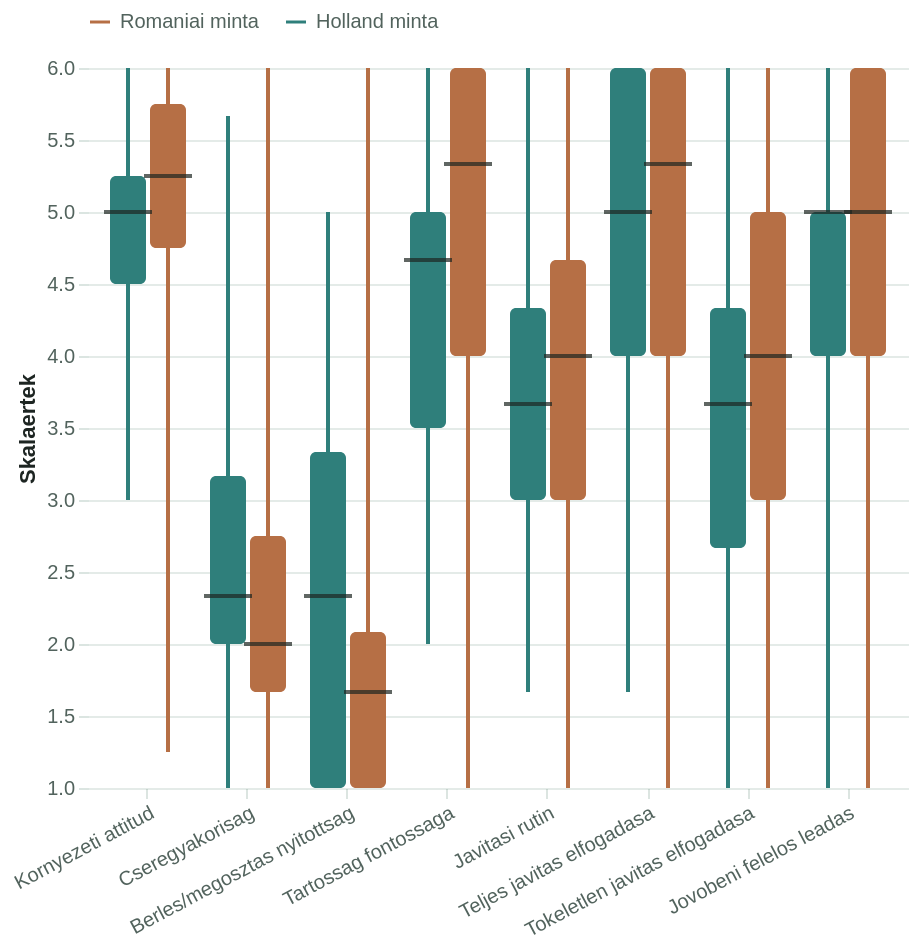

Write the Vega-Lite specification saved for this chart.
### Vega-Lite specification from a JSON file in a GitHub repository (floating-point values rounded to 4 significant figures)
{"config": {"view": {"continuousWidth": 300, "continuousHeight": 300, "stroke": null}, "axis": {"domain": false, "gridColor": "rgba(36, 92, 69, 0.12)", "labelColor": "#52635d", "tickColor": "rgba(36, 92, 69, 0.16)", "titleColor": "#1d2522"}, "legend": {"labelColor": "#52635d", "orient": "top", "titleColor": "#1d2522"}}, "layer": [{"mark": {"type": "rule", "strokeWidth": 2}, "encoding": {"color": {"field": "analysis_group", "scale": {"domain": ["Romaniai minta", "Holland minta"], "range": ["#b66f45", "#2f7f7b"]}, "title": null, "type": "nominal"}, "x": {"axis": {"labelAngle": -28}, "field": "metric_label", "sort": ["Kornyezeti attitud", "Cseregyakorisag", "Berles/megosztas nyitottsag", "Tartossag fontossaga", "Javitasi rutin", "Teljes javitas elfogadasa", "Tokeletlen javitas elfogadasa", "Jovobeni felelos leadas"], "title": null, "type": "nominal"}, "xOffset": {"field": "analysis_group", "type": "nominal"}, "y": {"field": "min", "scale": {"domain": [1, 6]}, "title": "Skalaertek", "type": "quantitative"}, "y2": {"field": "max"}}}, {"mark": {"type": "bar", "cornerRadius": 3, "size": 18}, "encoding": {"color": {"field": "analysis_group", "scale": {"domain": ["Romaniai minta", "Holland minta"], "range": ["#b66f45", "#2f7f7b"]}, "title": null, "type": "nominal"}, "tooltip": [{"field": "analysis_group", "type": "nominal"}, {"field": "metric_label", "type": "nominal"}, {"field": "median", "format": ".2f", "type": "quantitative"}], "x": {"field": "metric_label", "sort": ["Kornyezeti attitud", "Cseregyakorisag", "Berles/megosztas nyitottsag", "Tartossag fontossaga", "Javitasi rutin", "Teljes javitas elfogadasa", "Tokeletlen javitas elfogadasa", "Jovobeni felelos leadas"], "type": "nominal"}, "xOffset": {"field": "analysis_group", "type": "nominal"}, "y": {"field": "q1", "type": "quantitative"}, "y2": {"field": "q3"}}}, {"mark": {"type": "tick", "color": "#1d2522", "size": 24, "thickness": 2}, "encoding": {"x": {"field": "metric_label", "sort": ["Kornyezeti attitud", "Cseregyakorisag", "Berles/megosztas nyitottsag", "Tartossag fontossaga", "Javitasi rutin", "Teljes javitas elfogadasa", "Tokeletlen javitas elfogadasa", "Jovobeni felelos leadas"], "type": "nominal"}, "xOffset": {"field": "analysis_group", "type": "nominal"}, "y": {"field": "median", "type": "quantitative"}}}], "data": {"name": "data-076d35c70c96b500f8f2406d027b5792"}, "height": 360, "params": [{"name": "product_filter", "bind": {"input": "select", "options": ["Minden", "Nagy eszkozok", "Szemelyes IT", "Kis eszkozok"], "name": "Termekkategoria: "}, "value": "Minden"}], "transform": [{"filter": "(datum.product === product_filter)"}], "width": "container", "$schema": "https://vega.github.io/schema/vega-lite/v6.4.1.json", "datasets": {"data-076d35c70c96b500f8f2406d027b5792": [{"product": "Minden", "analysis_group": "Holland minta", "metric_label": "Kornyezeti attitud", "min": 3.0, "q1": 4.5, "median": 5.0, "q3": 5.25, "max": 6.0}, {"product": "Minden", "analysis_group": "Holland minta", "metric_label": "Cseregyakorisag", "min": 1.0, "q1": 2.0, "median": 2.333, "q3": 3.167, "max": 5.667}, {"product": "Minden", "analysis_group": "Holland minta", "metric_label": "Berles/megosztas nyitottsag", "min": 1.0, "q1": 1.0, "median": 2.333, "q3": 3.333, "max": 5.0}, {"product": "Minden", "analysis_group": "Holland minta", "metric_label": "Tartossag fontossaga", "min": 2.0, "q1": 3.5, "median": 4.667, "q3": 5.0, "max": 6.0}, {"product": "Minden", "analysis_group": "Holland minta", "metric_label": "Javitasi rutin", "min": 1.667, "q1": 3.0, "median": 3.667, "q3": 4.333, "max": 6.0}, {"product": "Minden", "analysis_group": "Holland minta", "metric_label": "Teljes javitas elfogadasa", "min": 1.667, "q1": 4.0, "median": 5.0, "q3": 6.0, "max": 6.0}, {"product": "Minden", "analysis_group": "Holland minta", "metric_label": "Tokeletlen javitas elfogadasa", "min": 1.0, "q1": 2.667, "median": 3.667, "q3": 4.333, "max": 6.0}, {"product": "Minden", "analysis_group": "Holland minta", "metric_label": "Jovobeni felelos leadas", "min": 1.0, "q1": 4.0, "median": 5.0, "q3": 5.0, "max": 6.0}, {"product": "Minden", "analysis_group": "Romaniai minta", "metric_label": "Kornyezeti attitud", "min": 1.25, "q1": 4.75, "median": 5.25, "q3": 5.75, "max": 6.0}, {"product": "Minden", "analysis_group": "Romaniai minta", "metric_label": "Cseregyakorisag", "min": 1.0, "q1": 1.667, "median": 2.0, "q3": 2.75, "max": 6.0}, {"product": "Minden", "analysis_group": "Romaniai minta", "metric_label": "Berles/megosztas nyitottsag", "min": 1.0, "q1": 1.0, "median": 1.667, "q3": 2.083, "max": 6.0}, {"product": "Minden", "analysis_group": "Romaniai minta", "metric_label": "Tartossag fontossaga", "min": 1.0, "q1": 4.0, "median": 5.333, "q3": 6.0, "max": 6.0}, {"product": "Minden", "analysis_group": "Romaniai minta", "metric_label": "Javitasi rutin", "min": 1.0, "q1": 3.0, "median": 4.0, "q3": 4.667, "max": 6.0}, {"product": "Minden", "analysis_group": "Romaniai minta", "metric_label": "Teljes javitas elfogadasa", "min": 1.0, "q1": 4.0, "median": 5.333, "q3": 6.0, "max": 6.0}, {"product": "Minden", "analysis_group": "Romaniai minta", "metric_label": "Tokeletlen javitas elfogadasa", "min": 1.0, "q1": 3.0, "median": 4.0, "q3": 5.0, "max": 6.0}, {"product": "Minden", "analysis_group": "Romaniai minta", "metric_label": "Jovobeni felelos leadas", "min": 1.0, "q1": 4.0, "median": 5.0, "q3": 6.0, "max": 6.0}, {"product": "Nagy eszkozok", "analysis_group": "Holland minta", "metric_label": "Kornyezeti attitud", "min": 3.0, "q1": 4.5, "median": 5.0, "q3": 5.25, "max": 6.0}, {"product": "Nagy eszkozok", "analysis_group": "Holland minta", "metric_label": "Cseregyakorisag", "min": 1.0, "q1": 1.0, "median": 2.0, "q3": 3.0, "max": 6.0}, {"product": "Nagy eszkozok", "analysis_group": "Holland minta", "metric_label": "Berles/megosztas nyitottsag", "min": 1.0, "q1": 1.0, "median": 3.0, "q3": 5.0, "max": 6.0}, {"product": "Nagy eszkozok", "analysis_group": "Holland minta", "metric_label": "Tartossag fontossaga", "min": 2.0, "q1": 4.0, "median": 5.0, "q3": 6.0, "max": 6.0}, {"product": "Nagy eszkozok", "analysis_group": "Holland minta", "metric_label": "Javitasi rutin", "min": 1.0, "q1": 3.0, "median": 4.0, "q3": 5.0, "max": 6.0}, {"product": "Nagy eszkozok", "analysis_group": "Holland minta", "metric_label": "Teljes javitas elfogadasa", "min": 1.0, "q1": 4.0, "median": 5.0, "q3": 6.0, "max": 6.0}, {"product": "Nagy eszkozok", "analysis_group": "Holland minta", "metric_label": "Tokeletlen javitas elfogadasa", "min": 1.0, "q1": 3.0, "median": 4.0, "q3": 5.0, "max": 6.0}, {"product": "Nagy eszkozok", "analysis_group": "Holland minta", "metric_label": "Jovobeni felelos leadas", "min": 1.0, "q1": 4.0, "median": 5.0, "q3": 5.0, "max": 6.0}, {"product": "Nagy eszkozok", "analysis_group": "Romaniai minta", "metric_label": "Kornyezeti attitud", "min": 1.25, "q1": 4.75, "median": 5.25, "q3": 5.75, "max": 6.0}, {"product": "Nagy eszkozok", "analysis_group": "Romaniai minta", "metric_label": "Cseregyakorisag", "min": 1.0, "q1": 1.0, "median": 2.0, "q3": 2.0, "max": 6.0}, {"product": "Nagy eszkozok", "analysis_group": "Romaniai minta", "metric_label": "Berles/megosztas nyitottsag", "min": 1.0, "q1": 1.0, "median": 2.0, "q3": 3.0, "max": 6.0}, {"product": "Nagy eszkozok", "analysis_group": "Romaniai minta", "metric_label": "Tartossag fontossaga", "min": 1.0, "q1": 4.0, "median": 6.0, "q3": 6.0, "max": 6.0}, {"product": "Nagy eszkozok", "analysis_group": "Romaniai minta", "metric_label": "Javitasi rutin", "min": 1.0, "q1": 4.0, "median": 5.0, "q3": 6.0, "max": 6.0}, {"product": "Nagy eszkozok", "analysis_group": "Romaniai minta", "metric_label": "Teljes javitas elfogadasa", "min": 1.0, "q1": 4.0, "median": 6.0, "q3": 6.0, "max": 6.0}, {"product": "Nagy eszkozok", "analysis_group": "Romaniai minta", "metric_label": "Tokeletlen javitas elfogadasa", "min": 1.0, "q1": 3.0, "median": 4.0, "q3": 5.0, "max": 6.0}, {"product": "Nagy eszkozok", "analysis_group": "Romaniai minta", "metric_label": "Jovobeni felelos leadas", "min": 1.0, "q1": 4.0, "median": 5.0, "q3": 6.0, "max": 6.0}, {"product": "Szemelyes IT", "analysis_group": "Holland minta", "metric_label": "Kornyezeti attitud", "min": 3.0, "q1": 4.5, "median": 5.0, "q3": 5.25, "max": 6.0}, {"product": "Szemelyes IT", "analysis_group": "Holland minta", "metric_label": "Cseregyakorisag", "min": 1.0, "q1": 2.0, "median": 3.0, "q3": 4.0, "max": 6.0}, {"product": "Szemelyes IT", "analysis_group": "Holland minta", "metric_label": "Berles/megosztas nyitottsag", "min": 1.0, "q1": 1.0, "median": 1.0, "q3": 3.0, "max": 5.0}, {"product": "Szemelyes IT", "analysis_group": "Holland minta", "metric_label": "Tartossag fontossaga", "min": 2.0, "q1": 4.0, "median": 5.0, "q3": 6.0, "max": 6.0}, {"product": "Szemelyes IT", "analysis_group": "Holland minta", "metric_label": "Javitasi rutin", "min": 2.0, "q1": 3.0, "median": 4.0, "q3": 5.0, "max": 6.0}, {"product": "Szemelyes IT", "analysis_group": "Holland minta", "metric_label": "Teljes javitas elfogadasa", "min": 2.0, "q1": 4.0, "median": 5.0, "q3": 6.0, "max": 6.0}, {"product": "Szemelyes IT", "analysis_group": "Holland minta", "metric_label": "Tokeletlen javitas elfogadasa", "min": 1.0, "q1": 2.0, "median": 3.0, "q3": 4.0, "max": 6.0}, {"product": "Szemelyes IT", "analysis_group": "Holland minta", "metric_label": "Jovobeni felelos leadas", "min": 1.0, "q1": 4.0, "median": 5.0, "q3": 5.0, "max": 6.0}, {"product": "Szemelyes IT", "analysis_group": "Romaniai minta", "metric_label": "Kornyezeti attitud", "min": 1.25, "q1": 4.75, "median": 5.25, "q3": 5.75, "max": 6.0}, {"product": "Szemelyes IT", "analysis_group": "Romaniai minta", "metric_label": "Cseregyakorisag", "min": 1.0, "q1": 2.0, "median": 3.0, "q3": 3.0, "max": 6.0}, {"product": "Szemelyes IT", "analysis_group": "Romaniai minta", "metric_label": "Berles/megosztas nyitottsag", "min": 1.0, "q1": 1.0, "median": 1.0, "q3": 2.0, "max": 6.0}, {"product": "Szemelyes IT", "analysis_group": "Romaniai minta", "metric_label": "Tartossag fontossaga", "min": 1.0, "q1": 4.0, "median": 5.0, "q3": 6.0, "max": 6.0}, {"product": "Szemelyes IT", "analysis_group": "Romaniai minta", "metric_label": "Javitasi rutin", "min": 1.0, "q1": 3.0, "median": 4.0, "q3": 5.0, "max": 6.0}, {"product": "Szemelyes IT", "analysis_group": "Romaniai minta", "metric_label": "Teljes javitas elfogadasa", "min": 1.0, "q1": 4.0, "median": 5.5, "q3": 6.0, "max": 6.0}, {"product": "Szemelyes IT", "analysis_group": "Romaniai minta", "metric_label": "Tokeletlen javitas elfogadasa", "min": 1.0, "q1": 2.75, "median": 4.0, "q3": 5.0, "max": 6.0}, {"product": "Szemelyes IT", "analysis_group": "Romaniai minta", "metric_label": "Jovobeni felelos leadas", "min": 1.0, "q1": 4.0, "median": 5.0, "q3": 6.0, "max": 6.0}, {"product": "Kis eszkozok", "analysis_group": "Holland minta", "metric_label": "Kornyezeti attitud", "min": 3.0, "q1": 4.5, "median": 5.0, "q3": 5.25, "max": 6.0}, {"product": "Kis eszkozok", "analysis_group": "Holland minta", "metric_label": "Cseregyakorisag", "min": 1.0, "q1": 2.0, "median": 3.0, "q3": 3.5, "max": 5.0}, {"product": "Kis eszkozok", "analysis_group": "Holland minta", "metric_label": "Berles/megosztas nyitottsag", "min": 1.0, "q1": 1.0, "median": 2.0, "q3": 3.0, "max": 6.0}, {"product": "Kis eszkozok", "analysis_group": "Holland minta", "metric_label": "Tartossag fontossaga", "min": 1.0, "q1": 2.0, "median": 4.0, "q3": 5.0, "max": 6.0}, {"product": "Kis eszkozok", "analysis_group": "Holland minta", "metric_label": "Javitasi rutin", "min": 1.0, "q1": 2.0, "median": 2.0, "q3": 4.0, "max": 6.0}, {"product": "Kis eszkozok", "analysis_group": "Holland minta", "metric_label": "Teljes javitas elfogadasa", "min": 2.0, "q1": 4.0, "median": 5.0, "q3": 6.0, "max": 6.0}, {"product": "Kis eszkozok", "analysis_group": "Holland minta", "metric_label": "Tokeletlen javitas elfogadasa", "min": 1.0, "q1": 3.0, "median": 4.0, "q3": 4.0, "max": 6.0}, {"product": "Kis eszkozok", "analysis_group": "Holland minta", "metric_label": "Jovobeni felelos leadas", "min": 1.0, "q1": 4.0, "median": 5.0, "q3": 5.0, "max": 6.0}, {"product": "Kis eszkozok", "analysis_group": "Romaniai minta", "metric_label": "Kornyezeti attitud", "min": 1.25, "q1": 4.75, "median": 5.25, "q3": 5.75, "max": 6.0}, {"product": "Kis eszkozok", "analysis_group": "Romaniai minta", "metric_label": "Cseregyakorisag", "min": 1.0, "q1": 2.0, "median": 2.0, "q3": 3.0, "max": 6.0}, {"product": "Kis eszkozok", "analysis_group": "Romaniai minta", "metric_label": "Berles/megosztas nyitottsag", "min": 1.0, "q1": 1.0, "median": 1.0, "q3": 2.0, "max": 6.0}, {"product": "Kis eszkozok", "analysis_group": "Romaniai minta", "metric_label": "Tartossag fontossaga", "min": 1.0, "q1": 3.0, "median": 4.5, "q3": 6.0, "max": 6.0}, {"product": "Kis eszkozok", "analysis_group": "Romaniai minta", "metric_label": "Javitasi rutin", "min": 1.0, "q1": 2.0, "median": 3.0, "q3": 4.0, "max": 6.0}, {"product": "Kis eszkozok", "analysis_group": "Romaniai minta", "metric_label": "Teljes javitas elfogadasa", "min": 1.0, "q1": 4.0, "median": 5.0, "q3": 6.0, "max": 6.0}, {"product": "Kis eszkozok", "analysis_group": "Romaniai minta", "metric_label": "Tokeletlen javitas elfogadasa", "min": 1.0, "q1": 3.0, "median": 4.0, "q3": 5.0, "max": 6.0}, {"product": "Kis eszkozok", "analysis_group": "Romaniai minta", "metric_label": "Jovobeni felelos leadas", "min": 1.0, "q1": 4.0, "median": 5.0, "q3": 6.0, "max": 6.0}]}}
